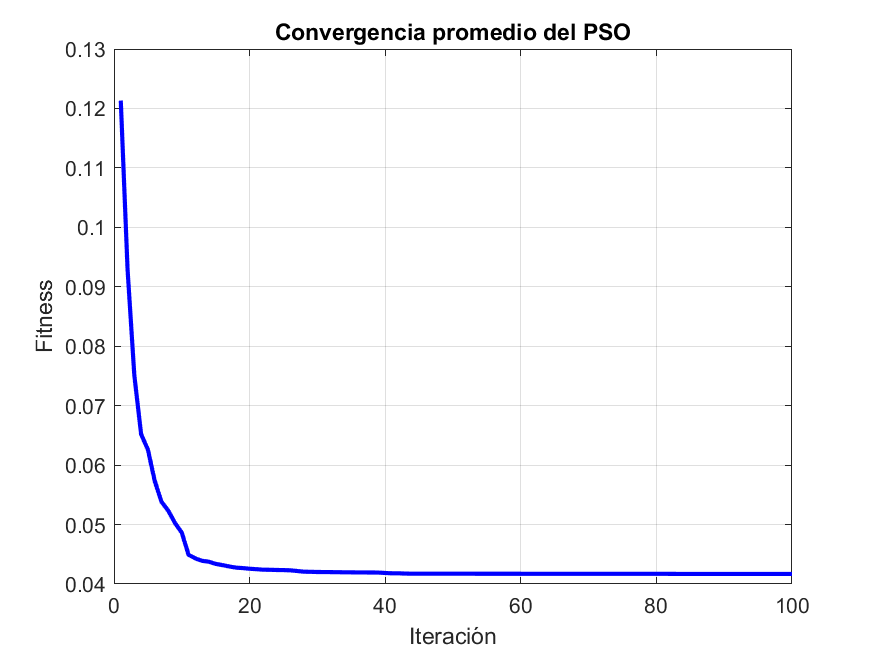
%> input picture Convergencia_Test_1.png, 875 x 656 px
$ octave figuraconvergencias.m   (GNU Octave 9; MATLAB toolbox functions it lacks are replaced by stand-ins)
%> lines starting %> are read from the running program, lines starting %| are printed output that depends on the picture; in (x1, y1, x2, y2) boxes, pixels count from 0 and x2, y2 are one past the last pixel; in counts of white or black regions, pixels touching at a corner belong together; the program's own positions count from 1

% Configuración inicial
figure;
hold on;
grid on;
xlabel('Iteración');
ylabel('Fitness (J)');
title('Convergencia Combinada de las 5 Pruebas');
colors = lines(5); % Asigna colores distintos (azul, rojo, amarillo, etc.)

% Lista de nombres de archivos de las imágenes
image_files = {
    'Convergencia_Test_1.png',
    'Convergencia_Test_2.png',
    'Convergencia_Test_3.png',
    'Convergencia_Test_4.png',
    'Convergencia_Test_5.png'
};

% Procesar cada imagen
for test_num = 1:5
    % Cargar imagen
    img = imread(image_files{test_num});
%> img is the input picture: size 656x875x3 uint8; mean R, G, B 249.4, 249.4, 251.4

    % Convertir a escala de grises y detectar la curva (ajusta el umbral)
    img_gray = rgb2gray(img);
    curve_mask = img_gray < 50; % Umbral para detectar líneas oscuras
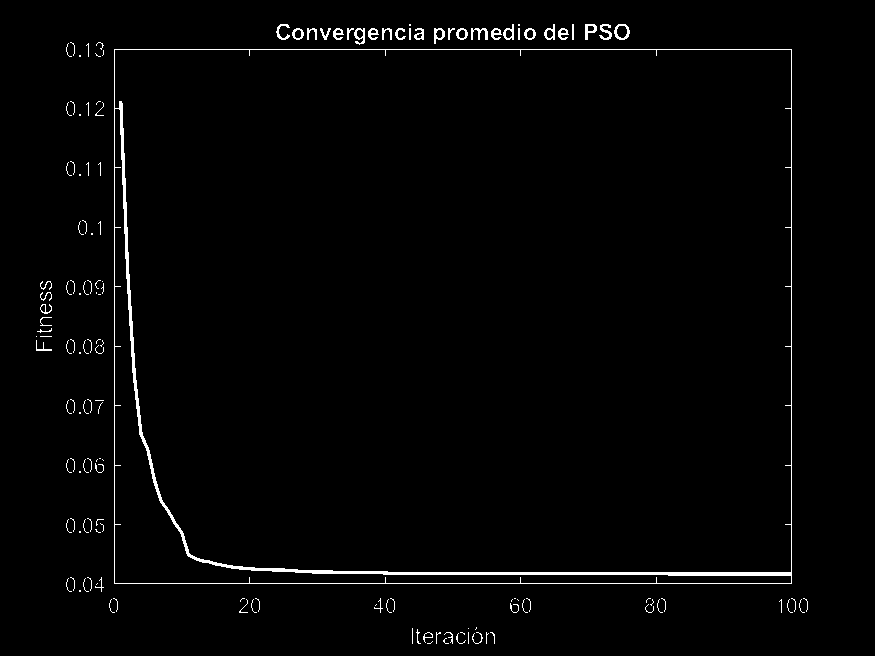
%> curve_mask: size 656x875 logical; 1.7% white in thin lines or dots, all inside (x1, y1, x2, y2) = (36, 24, 808, 644)

    % Extraer coordenadas de los píxeles de la curva
    [y, x] = find(curve_mask);
%> y = 9589 values from 25 to 644; x = 9589 values from 37 to 808

    % Normalizar coordenadas (ajusta según tus ejes originales)
    x_norm = (x - min(x)) / (max(x) - min(x)) * 100; % Eje X: 0-100 iteraciones
    y_norm = (max(y) - y) / (max(y) - min(y)) * 0.3; % Eje Y: Fitness escalado a [0, 0.3]

    % Graficar (con transparencia para superposición)
    scatter(x_norm, y_norm, 10, colors(test_num,:), 'filled', ...
           'DisplayName', sprintf('Prueba %d', test_num), ...
           'MarkerFaceAlpha', 0.5); % Transparencia del 50%
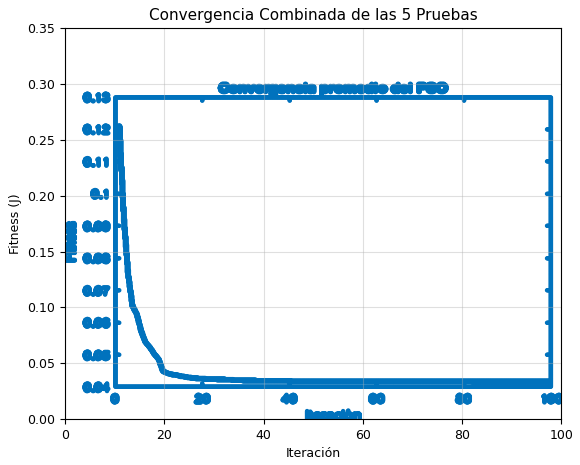
%> figure redrawn from the program's plot data
end
%> pass 2 of the loop `for test_num = 1:5`:
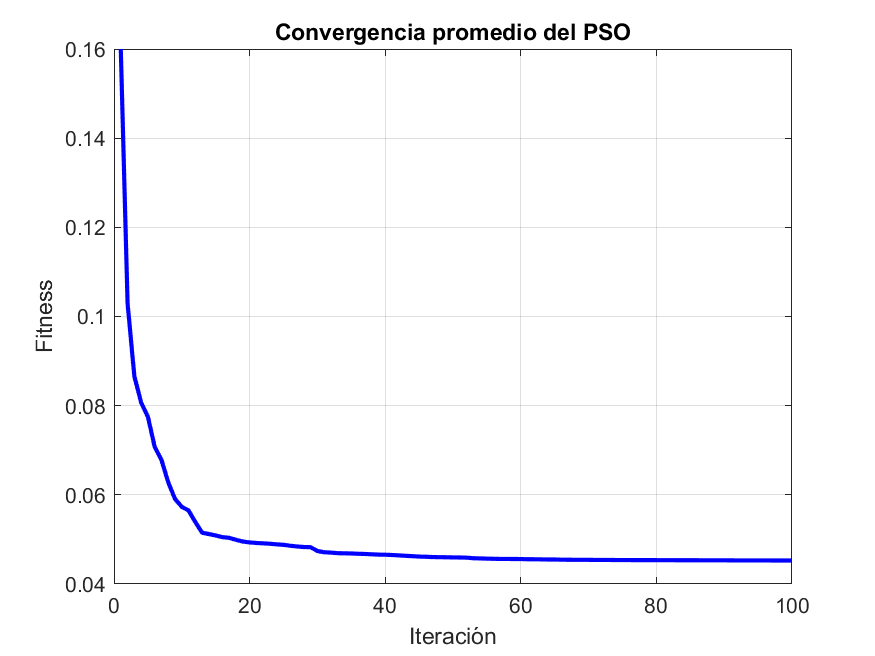
%> input picture Convergencia_Test_2.png, 875 x 656 px
%> img is the input picture: size 656x875x3 uint8; mean R, G, B 249.7, 249.7, 251.7
%> `curve_mask = img_gray < 50;`:
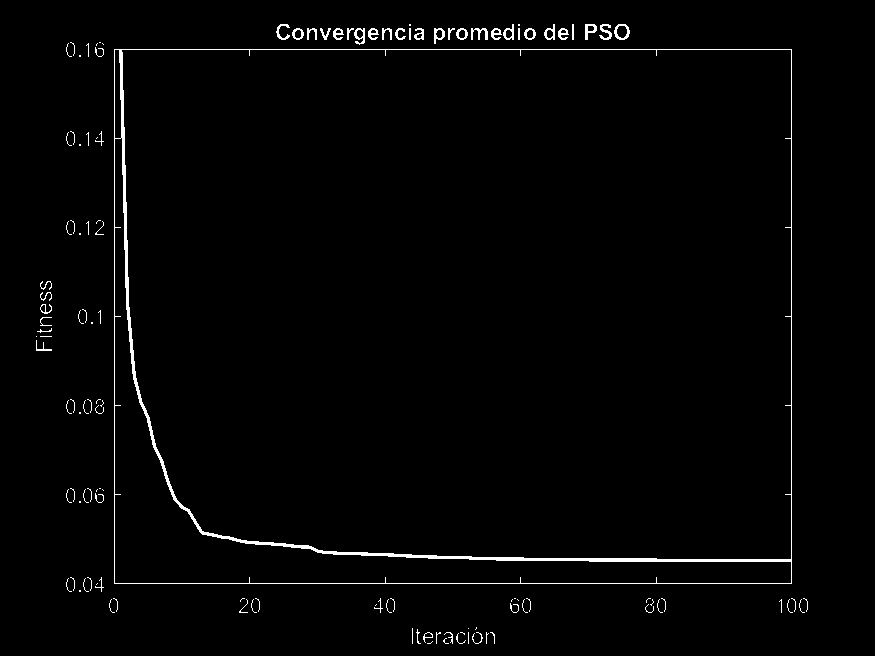
%> curve_mask: size 656x875 logical; 1.6% white in thin lines or dots, all inside (x1, y1, x2, y2) = (36, 24, 808, 644)
%> y = 9340 values from 25 to 644; x = 9340 values from 37 to 808
%> `scatter(x_norm, y_norm, 10, colors(test_num,:), 'filled', 'DisplayName..`:
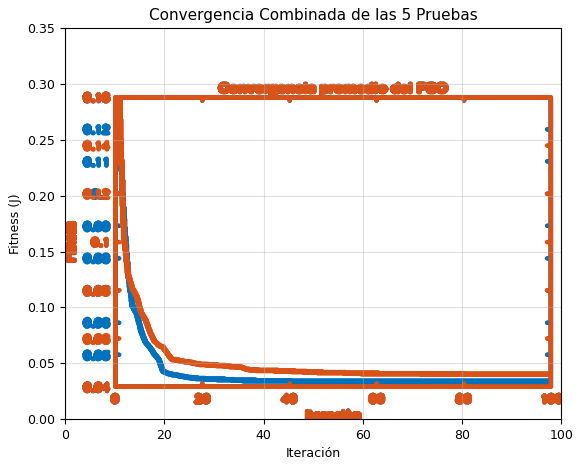
%> figure redrawn from the program's plot data
%> pass 3 of the loop `for test_num = 1:5`:
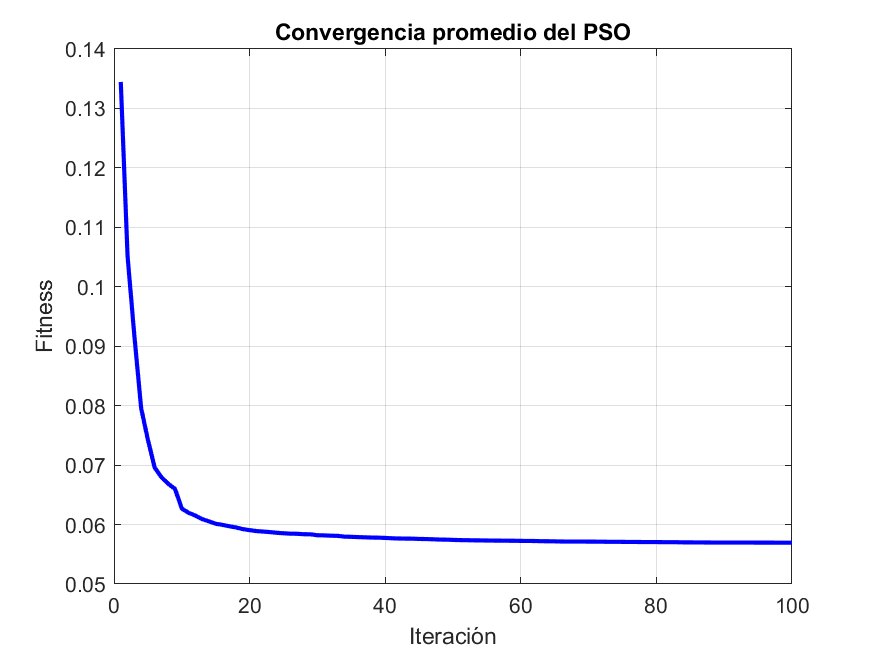
%> input picture Convergencia_Test_3.png, 875 x 656 px
%> img is the input picture: size 656x875x3 uint8; mean R, G, B 249.4, 249.4, 251.4
%> `curve_mask = img_gray < 50;`:
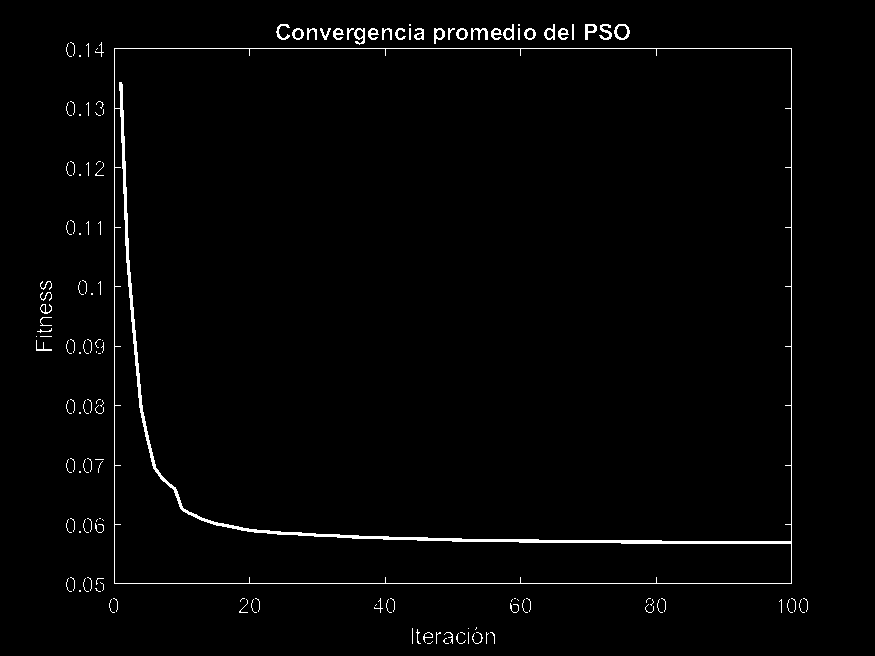
%> curve_mask: size 656x875 logical; 1.7% white in thin lines or dots, all inside (x1, y1, x2, y2) = (36, 24, 808, 644)
%> y = 9472 values from 25 to 644; x = 9472 values from 37 to 808
%> `scatter(x_norm, y_norm, 10, colors(test_num,:), 'filled', 'DisplayName..`:
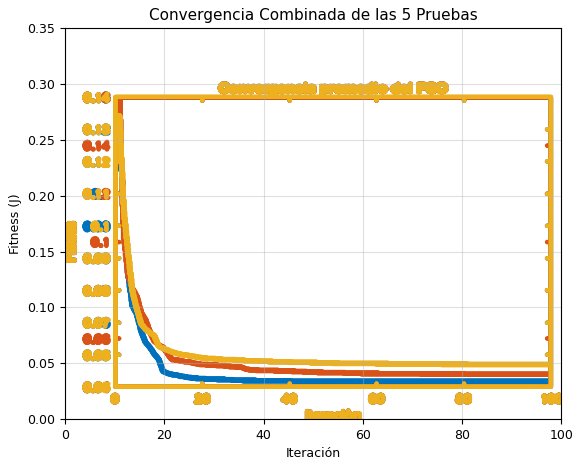
%> figure redrawn from the program's plot data
%> the loop made 5 passes; the first 3 are shown

% Añadir leyenda y ajustar ejes
legend('show', 'Location', 'northeast');
xlim([0 100]); % Límites del eje X (iteraciones)
ylim([0 0.3]); % Límites del eje Y (fitness)
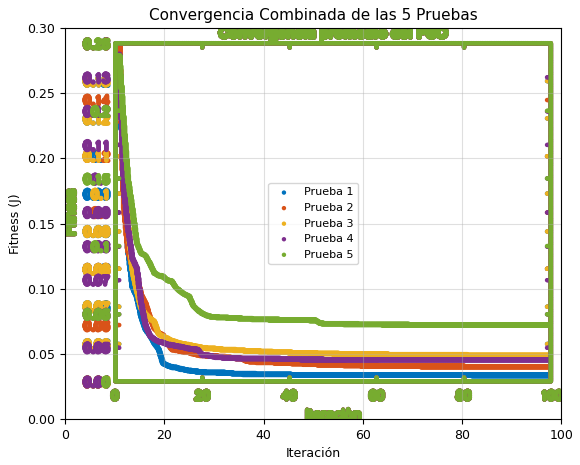
%> figure redrawn from the program's plot data
hold off;

% Guardar la figura combinada
saveas(gcf, 'Convergencia_Combinada.png');
disp('Figura combinada guardada como: Convergencia_Combinada.png');
